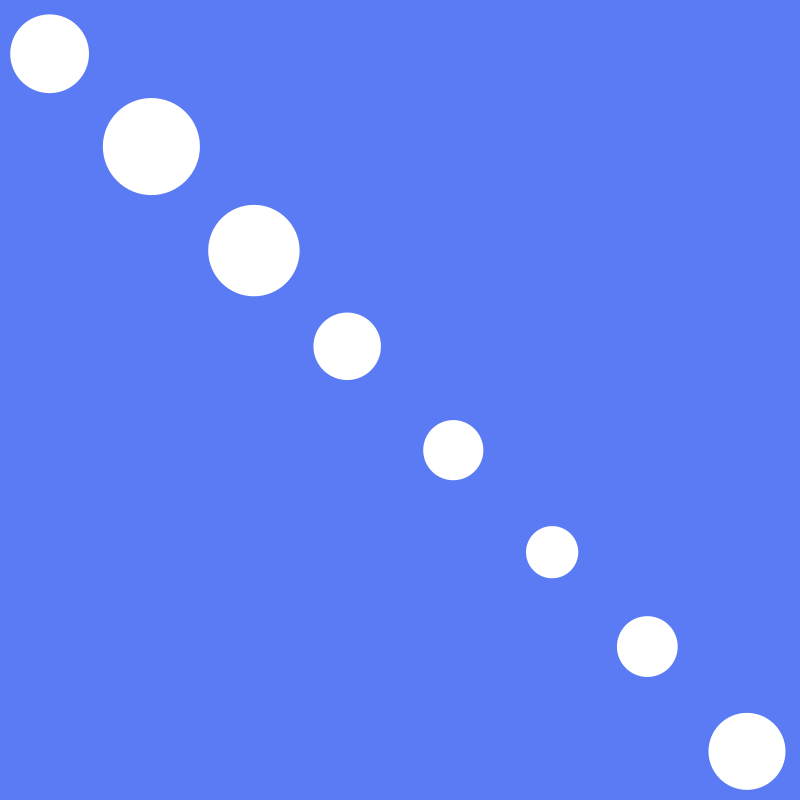
Frame 1 (no input)
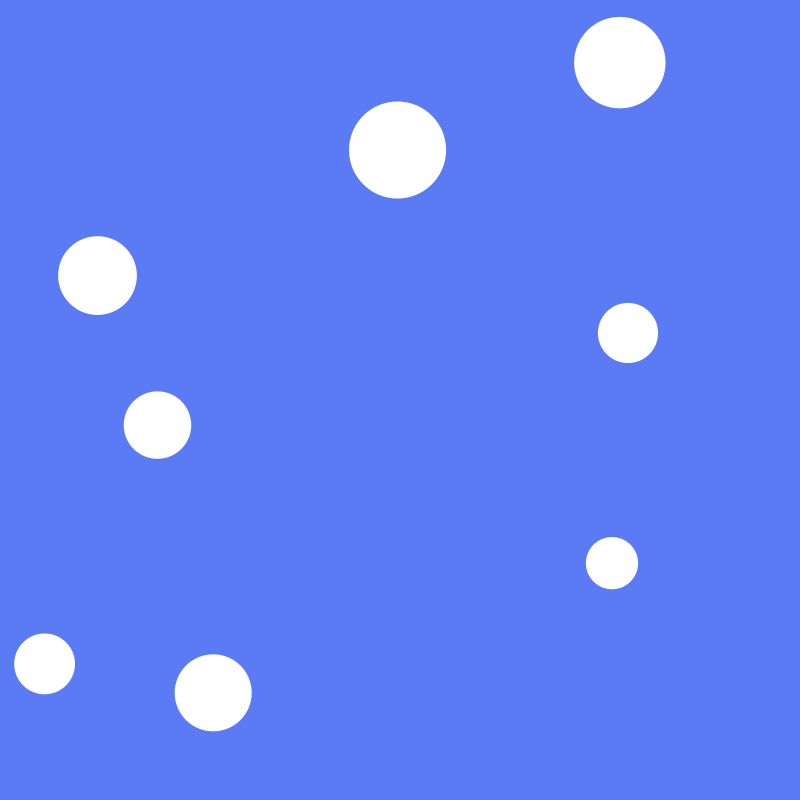
Frame 60 (the mouse pressed at the canvas centre just before this capture)
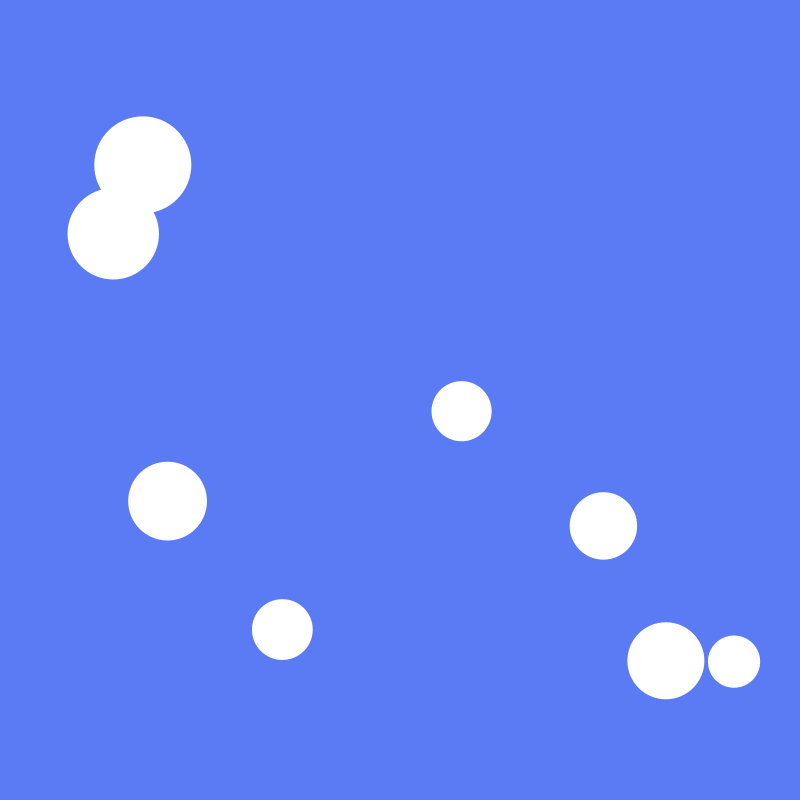
Frame 120 (the mouse held since frame 60 and released just before this capture)

The Processing sketch that drew these frames (run headless with seeded random() and noise(); from frame 60 on, the mouse is pressed at the canvas centre):

// Processing sketch: week5_bouncyCollisionUPDATED
// ── week5_bouncyCollisionUPDATED.pde
//Ball[] balls = {new Ball(100, 100, random(40, 60)), new Ball(600, 600, random(50, 80))};

int n = 10;
Ball [] myBalls; //set up a storage container w 10 slots

void setup(){
  size(800, 800);
  
     myBalls = new Ball[n];
     
     for(int i =0; i<n; i++){
     myBalls[i] = new Ball(i*100+50, i*100+50, random(20, 50));
   }
}

void draw(){
  background(91, 123, 245);
  

  //new for loop method
  for(Ball b: myBalls){
    b.update();
    b.display();
    b.checkBound();
  }
  for(int i = 0; i <n-1; i++){
    myBalls[i].checkCol(myBalls);
  }
  //myBalls[0].checkCol();
  //myBalls[1].checkCol(myBalls[0]);
}
// ── Ball.pde
class Ball {
  PVector position;
  PVector velocity;
  Ball [] otherB;
  float r, m;

  //CONSTRUCTOR
  Ball(float x, float y, float r) {
    position = new PVector(x, y);

    //random2D returns a vector of a unit 1 in any direction, basically giving it direction
    velocity = PVector.random2D();
    velocity.mult(random(3, 6)); //creating a vector randomized between 3 and 6, basically giving it speed

    this.r = r; //this r in this particular spot is equal to this parameter r here
    m = r*.1;
  }

  //METHODS
  void display() {
    noStroke();
    ellipse(position.x, position.y, r*2, r*2);
  }

  void update() {
    position.add(velocity);
  }

  void checkBound() {
    if (position.x < r || position.x > width-r) {
      velocity.x = -velocity.x;
    }
    if (position.y < r || position.y > height-r) {
      velocity.y = -velocity.y;
    }
  }

  void checkCol(Ball [] otherB) {
    //calling the other Ball as other B just temporarily
    for (int i = 0; i<n; i++) {


      PVector dist = PVector.sub(otherB[i].position, position);
      float distMag = dist.mag(); //0verall distance
      float minDist = r + otherB[i].r; //minimum distance before the balls touch each other

      if (distMag < minDist) {
        float distCorrection = (minDist - distMag)/2; //magnitude of how much we're bouncing off of

        PVector d = dist.copy(); //copies value that it was and stores it in a new variable called d, 
        //aka takes snapshot of the distance in the exact moment they touch 
        PVector correctionVector = d.normalize().mult(distCorrection);

        otherB[i].position.add(correctionVector);
        position.sub(correctionVector);

        float theta = dist.heading(); //returns angle of the vector

        PVector[] bTemp = {new PVector(), new PVector()};

        bTemp[1].x = cos(theta)*dist.x + sin(theta)*dist.y;
        bTemp[1].y = cos(theta)*dist.y - sin(theta)*dist.x;

        PVector[] vTemp = {new PVector(), new PVector()};
        //right before they collide
        vTemp[0].x = cos(theta)*velocity.x + sin(theta)*velocity.y;
        vTemp[0].y = cos(theta)*velocity.y - sin(theta)*velocity.x;
        //right after they collide
        vTemp[1].x = cos(theta)*otherB[i].velocity.x + sin(theta)*otherB[i].velocity.y;
        vTemp[1].y = cos(theta)*otherB[i].velocity.y - sin(theta)*otherB[i].velocity.x;

        PVector[] vFinal = {new PVector(), new PVector()};
        //solving for the final velocity of object a in our above equation 
        vFinal[0].x = ((m - otherB[i].m) * vTemp[0].x + 2 * otherB[i].m * vTemp[1].x) / (m + otherB[i].m);
        vFinal[0].y = vTemp[0].y;

        // final rotated velocity for b[0]
        vFinal[1].x = ((otherB[i].m - m) * vTemp[1].x + 2 * m * vTemp[0].x) / (m + otherB[i].m);
        vFinal[1].y = vTemp[1].y;

        // hack to avoid clumping
        bTemp[0].x += vFinal[0].x;
        bTemp[1].x += vFinal[1].x;


        // rotate balls
        PVector[] bFinal = { 
          new PVector(), new PVector()
        };

        bFinal[0].x = cos(theta) * bTemp[0].x - sin(theta) * bTemp[0].y;
        bFinal[0].y = cos(theta) * bTemp[0].y + sin(theta) * bTemp[0].x;
        bFinal[1].x = cos(theta) * bTemp[1].x - sin(theta) * bTemp[1].y;
        bFinal[1].y = cos(theta) * bTemp[1].y + sin(theta) * bTemp[1].x;

        // update balls to screen position
        otherB[i].position.x = position.x + bFinal[1].x;
        otherB[i].position.y = position.y + bFinal[1].y;

        position.add(bFinal[0]);

        // update velocities
        velocity.x = cos(theta) * vFinal[0].x - sin(theta) * vFinal[0].y;
        velocity.y = cos(theta) * vFinal[0].y + sin(theta) * vFinal[0].x;
        otherB[i].velocity.x = cos(theta) * vFinal[1].x - sin(theta) * vFinal[1].y;
        otherB[i].velocity.y = cos(theta) * vFinal[1].y + sin(theta) * vFinal[1].x;
      }
    }
  }
}
